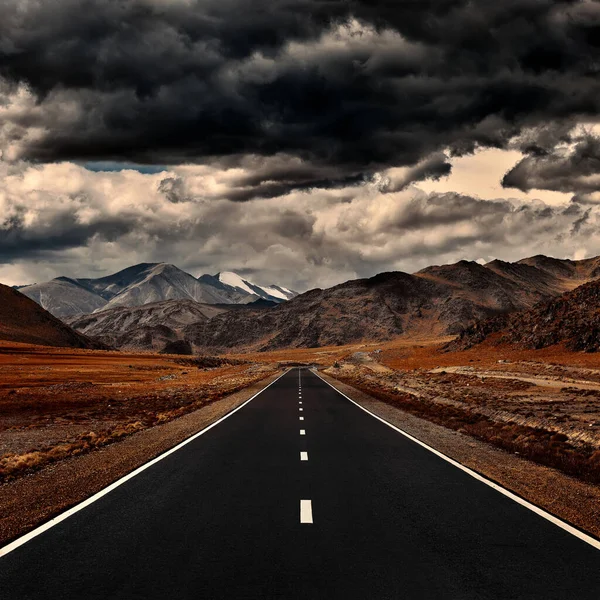
#> input picture route.jpg, 600 x 600 px
$ python AITP4Line.py
#> lines starting #> are read from the running program, lines starting #| are printed output that depends on the picture
import cv2
import numpy as np
import matplotlib.pyplot as plt

# Carga la imagen
image_path = 'route.jpg'
image = cv2.imread(image_path)
#> image is the input picture: shape (600, 600, 3); mean B, G, R 49.1, 56.7, 69.6
gray = cv2.cvtColor(image, cv2.COLOR_BGR2GRAY)
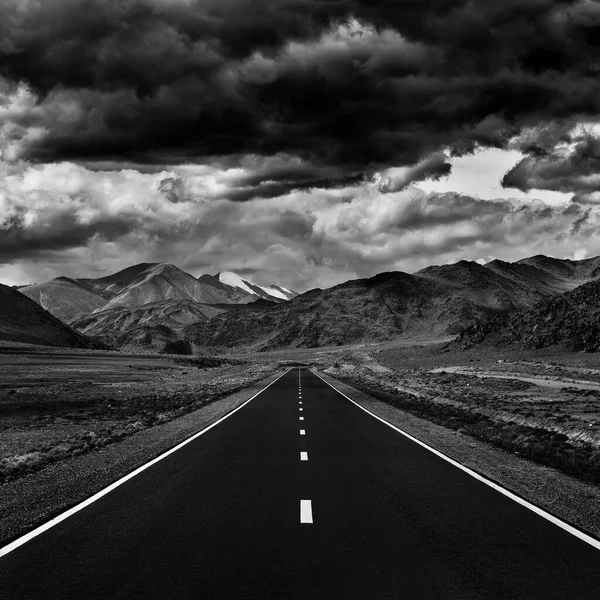
#> gray: shape (600, 600); min 0, max 255, mean 59.7

# Detección de bordes usando Canny
edges = cv2.Canny(gray, 50, 150, apertureSize=3)
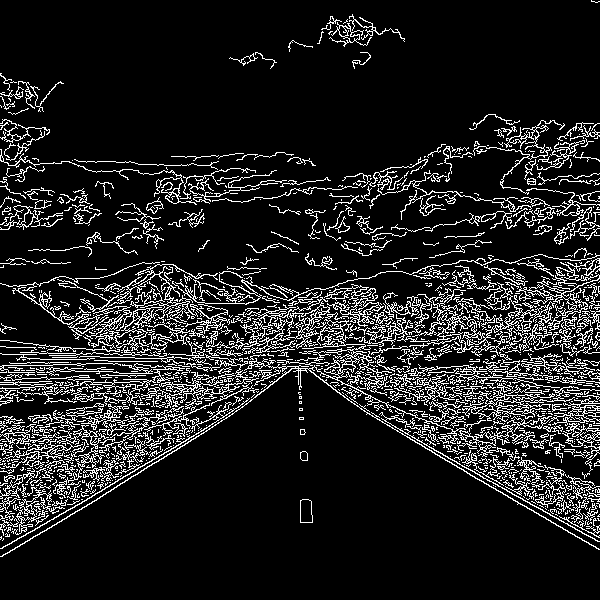
#> edges: shape (600, 600); 12.6% white in thin lines or dots

# Transformada de Hough para deteccion de linea
lines = cv2.HoughLines(edges, 1, np.pi / 180, 200)
#> lines = 459 rows, first 8: [474, 1.01], [183, 2.08], [375, 1.55], [472, 1.03], [361, 1.59], [164, 2.11], [424, 1.36], [176, 2.09]

# Crea una copia de la imagen original para dibujar líneas.
line_image = np.copy(image)

# Dibuja las linesa sobre la copia de la imagen original
if lines is not None:
    for rho, theta in lines[:, 0]:
        a = np.cos(theta)
        b = np.sin(theta)
        x0 = a * rho
        y0 = b * rho
        x1 = int(x0 + 1000 * (-b))
        y1 = int(y0 + 1000 * (a))
        x2 = int(x0 - 1000 * (-b))
        y2 = int(y0 - 1000 * (a))
        cv2.line(line_image, (x1, y1), (x2, y2), (0, 0, 255), 2)
#> this loop made 459 passes
#> (rho, theta, a, b, x0, y0, x1, y1) on passes 1 to 3: (474, 1.01, 0.53, 0.848, 251.2, 402, -596, 931), (183, 2.08, -0.485, 0.875, -88.72, 160.1, -963, -324), (375, 1.55, 0.0175, 1, 6.54, 374.9, -993, 392)
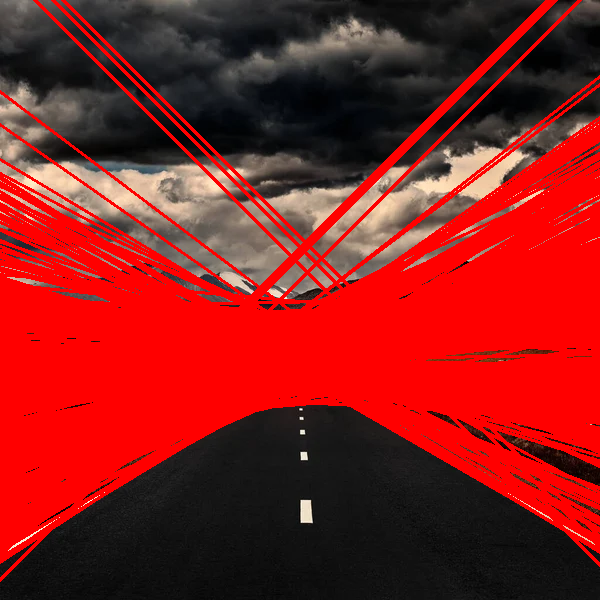
#> line_image: shape (600, 600, 3); mean B, G, R 27.8, 29.8, 136.8

# Muestra el resultado
plt.figure(figsize=(10, 10))
plt.subplot(121), plt.imshow(cv2.cvtColor(image, cv2.COLOR_BGR2RGB)), plt.title('Imagen Original')
plt.subplot(122), plt.imshow(cv2.cvtColor(line_image, cv2.COLOR_BGR2RGB)), plt.title('Lineas Detectadas ')
plt.show()
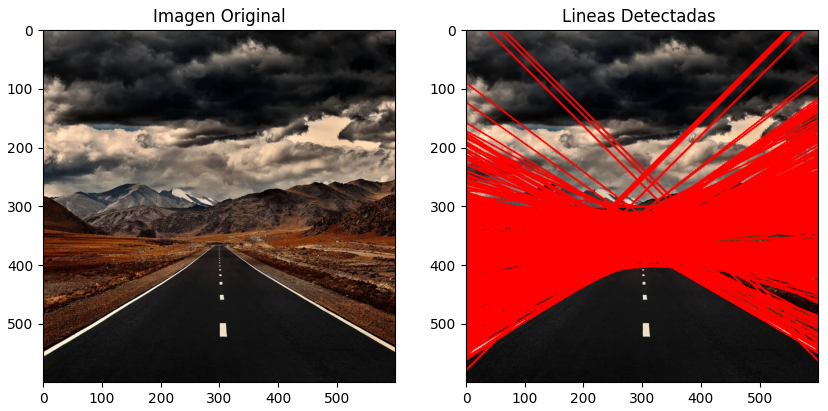
#> figure drawn by matplotlib, 2 panels
